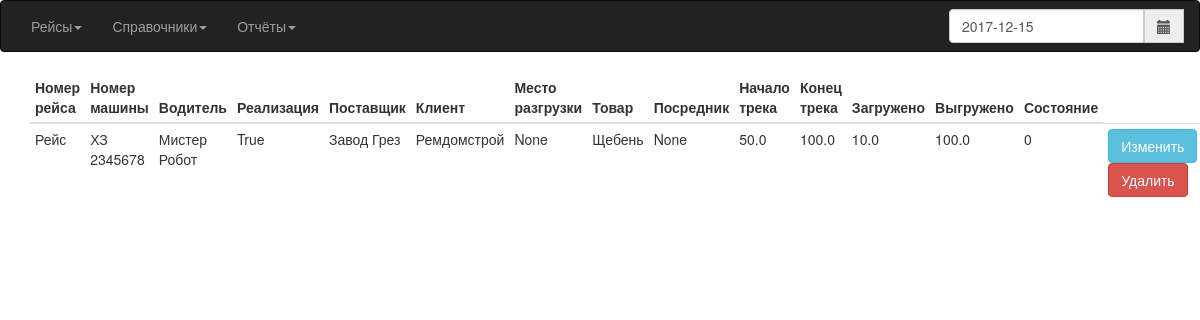
The page / on the database its author committed.
### Avtoregion/models.py (models this page shows, shortened)
class Race(models.Model):
    id_race = models.AutoField(primary_key=True)
    name_race = models.CharField(max_length=5, default='Рейс')
    race_date = models.DateField(default=date.today)
    car = models.ForeignKey(Car)
    driver = models.ForeignKey(Driver)
    type_ship = models.BooleanField(default=0)
    supplier = models.ForeignKey(Supplier)
    customer = models.ForeignKey(Customer)
    shipment = models.ForeignKey(Shipment, null=True, blank=True)
    product = models.ForeignKey(Product)
    mediator = models.ForeignKey(Mediator, null=True, blank=True)
    s_milage = models.FloatField(default=0)
    e_milage = models.FloatField(default=0)
    weight_load = models.FloatField(default=0)
    weight_unload = models.FloatField(default=0)
    comm = models.TextField(null=True, blank=True)
    state = models.IntegerField(default=0)
    create_time = models.DateTimeField(auto_now=True)

class Car(models.Model):
    id_car = models.AutoField(primary_key=True)
    number = models.CharField(max_length=10, unique=True, verbose_name='Номер машины')
    pts = models.CharField(max_length=10, unique=True, blank=True, verbose_name='ПТС')
    trailer = models.ForeignKey(Trailer, blank=True, null=True)
    def __str__(self):
        return '%s' % self.number

class Driver(models.Model):
    id_driver = models.AutoField(primary_key=True)
    name = models.CharField(max_length=50, verbose_name='Водитель')
    def __str__(self):
        return '%s' % self.name

class Supplier(models.Model):
    id_supplier = models.AutoField(primary_key=True)
    name = models.CharField(max_length=256, verbose_name='Поставщик')
    inn = models.DecimalField(max_digits=12, decimal_places=0, unique=True, null=True, verbose_name='ИНН')
    def __str__(self):
        return '%s' % self.name

class Customer(models.Model):
    id_customer = models.AutoField(primary_key=True)
    name = models.CharField(max_length=256,  verbose_name='Клиент')
    def __str__(self):
        return '%s' % self.name

class Product(models.Model):
    id_product = models.AutoField(primary_key=True)
    name = models.CharField(max_length=10, verbose_name='Груз')
    def __str__(self):
        return '%s' % self.name

### Avtoregion/views.py (the view)
# urls.py: url(r'^$', views.RaceView, name='Race'),
def RaceView(req):
    if req.method == 'GET':
        if req.GET.get('input_date') is not None:
            date = req.GET.get('input_date')
        else:
            date = timezone.now().date()
        print(date)
        qRace = Race.objects.all().filter(race_date=date)
        return render(request=req, template_name='race.html', context={'qRace': qRace})

### templates/race.html (shortened to what this page needs)
{% extends "index.html" %}
{% block content %}
<div class="container">
 {% if qRace%}
	 <table class="table table-hover table-condensed table-responsive">
		 <thead>
		 <tr>
			 <th>Номер рейса</th>
			 <th>Номер машины</th>
			 <th>Водитель</th>
			 <th>Реализация</th>
			 <th>Поставщик</th>
			 <th>Клиент</th>
			 <th>Место разгрузки</th>
			 <th>Товар</th>
			 <th>Посредник</th>
			 <th>Начало трека</th>
			 <th>Конец трека</th>
			 <th>Загружено</th>
			 <th>Выгружено</th>
			 <th>Состояние</th>
		 </tr>
		 </thead>
	 {% for q in qRace%}
         <tbody>
	    <tr>
		 <td>
			{{ q.name_race}}
		 </td>
		 <td>
			{{ q.car}}
		 </td>
			<td>
				{{ q.driver}}
			</td>
			<td>
				{{ q.type_ship}}
			</td>
		  <td>
			  {{ q.supplier}}
		  </td>
		  <td>
			  {{ q.customer}}
		  </td>
		  <td>
			  {{ q.shipment}}
		  </td>
		  <td>
			  {{ q.product}}
		  </td>
		  <td>
			  {{ q.mediator}}
		  </td>
		  <td>
			  {{ q.s_milage}}
		  </td>
		  <td>
			  {{ q.e_milage}}
		  </td>
		  <td>
			  {{ q.weight_load}}
		  </td>
		  <td>
			  {{ q.weight_unload}}
		  </td>
		  <td>
			  {{ q.state}}
		  </td>
		 <td>
			<form action="Race/update" method="post">
              <button name="update" value="update" class="btn btn-info">Изменить</button>
			</form>
			 <form action="Race/delete" method="post">
			        <button name="delete" class="btn btn-danger">Удалить</button>
		  </form>
	     </td>
	    </tr>
     </tbody>
	 {% endfor %}
	 </table>
 {% endif %}
</div>
{% endblock %}

### rows shown on the page
Race: name_race "Рейс", car "ХЗ 2345678", driver "Мистер Робот", type_ship "True", supplier "Завод Грез", customer "Ремдомстрой", shipment "None", product "Щебень", mediator "None", s_milage "50.0", e_milage "100.0", weight_load "10.0", weight_unload "100.0", state "0"
